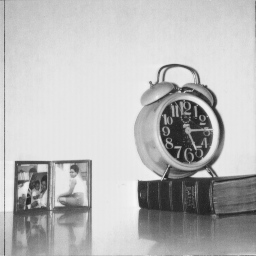
#> input picture  Assignment  solve problems using python/problem3.3/5.1.12.tiff, 256 x 256 px
$ python 'problem 3.3.py'
#> lines starting #> are read from the running program, lines starting #| are printed output that depends on the picture
#solve problem 3.3 using python

import cv2
import numpy as np
from matplotlib import pyplot as plt

#When r < m, the slope is increasing.
#When r > m, the slope is decreasing.
#When r = m, the slope is infinite and s = (Normalized).
'''
The continuous function for implementing the required contrast stretching
transformation including parameter E For controlling the slope of the function
as it transitions from low to high gray-level values is,
'''
# s ... output image , r ... input image
L = 256
m = L/2
#E For controlling the slope of the function
E = 5
r  = cv2.imread('5.1.12.tiff')
#> r is the input picture: shape (256, 256, 3); min 32, max 246, mean 186

#The continuous function
s = 1 / (1 + ((m/r)**E))
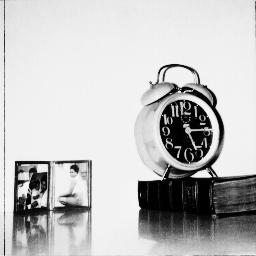
#> s: shape (256, 256, 3) float64; min 0.000976, max 0.963, mean 0.758


titles = ['input image','output image']
images = [r,s]
#Display input and outbut image
for i in range(2):
    plt.subplot(1 , 2 , i+1)
    plt.imshow(images[i])
    plt.title(titles[i])
    plt.xticks([])
    plt.yticks([])

plt.show()
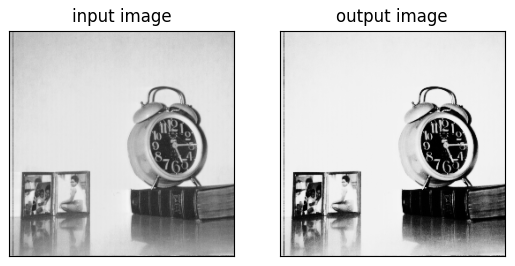
#> figure drawn by matplotlib, 2 panels
